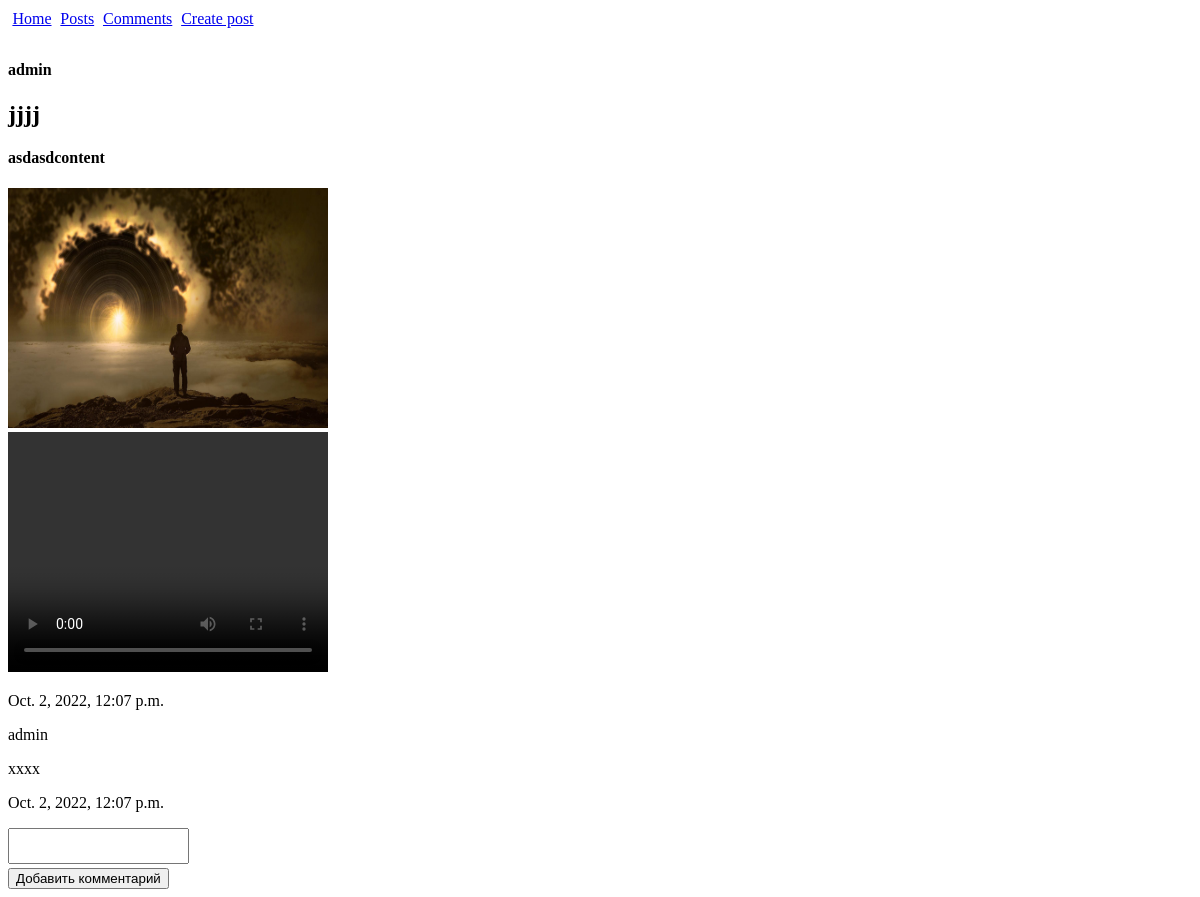
The page /announce/1 on the database its author committed.
### app/models.py (models this page shows, shortened)
class Announcement(models.Model):
    Announcement_author = models.ForeignKey(User, on_delete=models.CASCADE)
    Creation_date = models.DateTimeField(auto_now_add=True)
    Announcement_title = models.CharField(max_length=255)
    Announcement_text = models.TextField(default='content')
    CHOICES = (
        ('Tank', 'Танки'),
        ('Heal', 'Хилы'),
        ('DD', 'ДД'),
        ('Sales', 'Торговецы'),
        ('GM', 'Гилдмастеры'),
        ('QG', 'Квестгиверы'),
        ('BS', 'Кузнецы'),
        ('PS', 'Кожевники'),
        ('Potions', 'Зельевары'),
        ('Magic', 'Мастера заклинаний'),
    )
    Category = models.CharField(max_length=300, choices = CHOICES)

class Files(models.Model):
    Announcement = models.ForeignKey(Announcement, on_delete = models.CASCADE)
    Name = models.CharField(default='file-name', max_length=255)
    File = models.FileField(upload_to='', blank = True, null=True)
    File_type = models.TextField(default='jpg')

class Comments(models.Model):
    Announcement = models.ForeignKey(Announcement, on_delete = models.CASCADE)
    User = models.ForeignKey(User, on_delete=models.CASCADE)
    Comment = models.TextField(default='comment')
    Comment_date = models.DateTimeField(auto_now_add=True)
    Comment_accepted = models.BooleanField(default = False)

### app/views.py (the view, shortened to what this page needs)
# urls.py: path('<int:pk>', AnnouncemenDetailView.as_view()),
class AnnouncemenDetailView(DetailView):
    model = Announcement
    template_name = 'announce/announce_detail.html'
    context_object_name = 'Announcement'
    queryset = Announcement.objects.all()
    def get_object(self):
        obj = super().get_object(queryset=self.queryset)
        return obj
    def get_context_data(self, **kwargs):
        context = super().get_context_data(**kwargs)
        context['form'] = AnnouncementForm()
        objFiles= Files.objects.filter(Announcement = self.object)
        data = []
        for file in objFiles:
            file_data =   {'name': file.Name,
                         'type': file.File_type}
            data.append(file_data)
        context['dataFiles'] = data
        objComments = Comments.objects.filter(Announcement = self.object, Comment_accepted = True)
        data = []
        for comment in objComments:
            data.append(comment)
        context['comments'] = data
        return context

### app/forms.py
class AnnouncementForm(ModelForm):
    class Meta:
        model = Announcement
        fields = ['Announcement_title', 'Announcement_text']

### app/templates/announce/announce_detail.html (shortened to what this page needs)
{% extends 'base.html' %}
{% load static %}
{% block content %}
    <div class="announce_detail">
        <span>
            <h4>{{Announcement.Announcement_author}}
            </h4>
        </span>
        <h2>{{Announcement.Announcement_title}}</h2>
        <h4>{{Announcement.Announcement_text}}</h4>
        {% for file in dataFiles%}
            <div class="announce_media">
                {% if "img" == file.type %}
                    <img width="320" height = "240" src="{{ MEDIA_URL }}{{file.name}}" alt="img">
                {% else %}
                    <video controls="controls" width="320" height="240" preload="preload">
                        <source src="{{ MEDIA_URL }}{{file.name}}" type="video/mp4"></source>
                    </video>
                {% endif %}
            </div>
        {% endfor %}
        <p>{{Announcement.Creation_date}}</p>
        <div class = "announce_comments">
            {% for comment in comments%}
                <p>{{comment.User}}</p>
                <p>{{comment.Comment}}</p>
                <p>{{comment.Comment_date}}</p>
            {% endfor %}
        </div>
        <form method="Post"> {% csrf_token %}
            <div class = "Add_Comment">
                <textarea class = "comment_area" id="CommentInput" name = "CommentArea"></textarea>
                <br>
                <button name = "AddComment">Добавить комментарий</button>
            </div>
        </form>
    </div>
{% endblock %}

### app/static/css/styles.css (style rules this page uses)
.comment_area { resize: none; tab-size: 4; }

### rows shown on the page
Announcement: Announcement_author "admin", Announcement_title "jjjj", Announcement_text "asdasdcontent", Creation_date "Oct. 2, 2022, 12:07 p.m."
Files: name (picture)
Comments: User "admin", Comment "xxxx", Comment_date "Oct. 2, 2022, 12:07 p.m."
